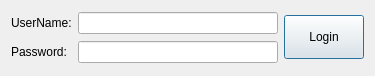
<?xml version="1.0" encoding="UTF-8"?>
<ui version="4.0">
 <class>Dialog</class>
 <widget class="QDialog" name="Dialog">
  <property name="geometry">
   <rect>
    <x>0</x>
    <y>0</y>
    <width>375</width>
    <height>76</height>
   </rect>
  </property>
  <property name="minimumSize">
   <size>
    <width>375</width>
    <height>76</height>
   </size>
  </property>
  <property name="windowTitle">
   <string>Login</string>
  </property>
  <layout class="QGridLayout" name="gridLayout">
   <item row="0" column="1">
    <widget class="QLineEdit" name="username"/>
   </item>
   <item row="1" column="0">
    <widget class="QLabel" name="label_2">
     <property name="text">
      <string>Password:</string>
     </property>
    </widget>
   </item>
   <item row="1" column="1">
    <widget class="QLineEdit" name="password">
     <property name="echoMode">
      <enum>QLineEdit::Password</enum>
     </property>
    </widget>
   </item>
   <item row="0" column="0">
    <widget class="QLabel" name="label">
     <property name="text">
      <string>UserName:</string>
     </property>
    </widget>
   </item>
   <item row="0" column="2" rowspan="2">
    <widget class="QPushButton" name="loginButton">
     <property name="minimumSize">
      <size>
       <width>0</width>
       <height>44</height>
      </size>
     </property>
     <property name="text">
      <string>Login</string>
     </property>
     <property name="default">
      <bool>true</bool>
     </property>
    </widget>
   </item>
  </layout>
 </widget>
 <tabstops>
  <tabstop>password</tabstop>
  <tabstop>username</tabstop>
  <tabstop>loginButton</tabstop>
 </tabstops>
 <resources/>
 <connections/>
</ui>
